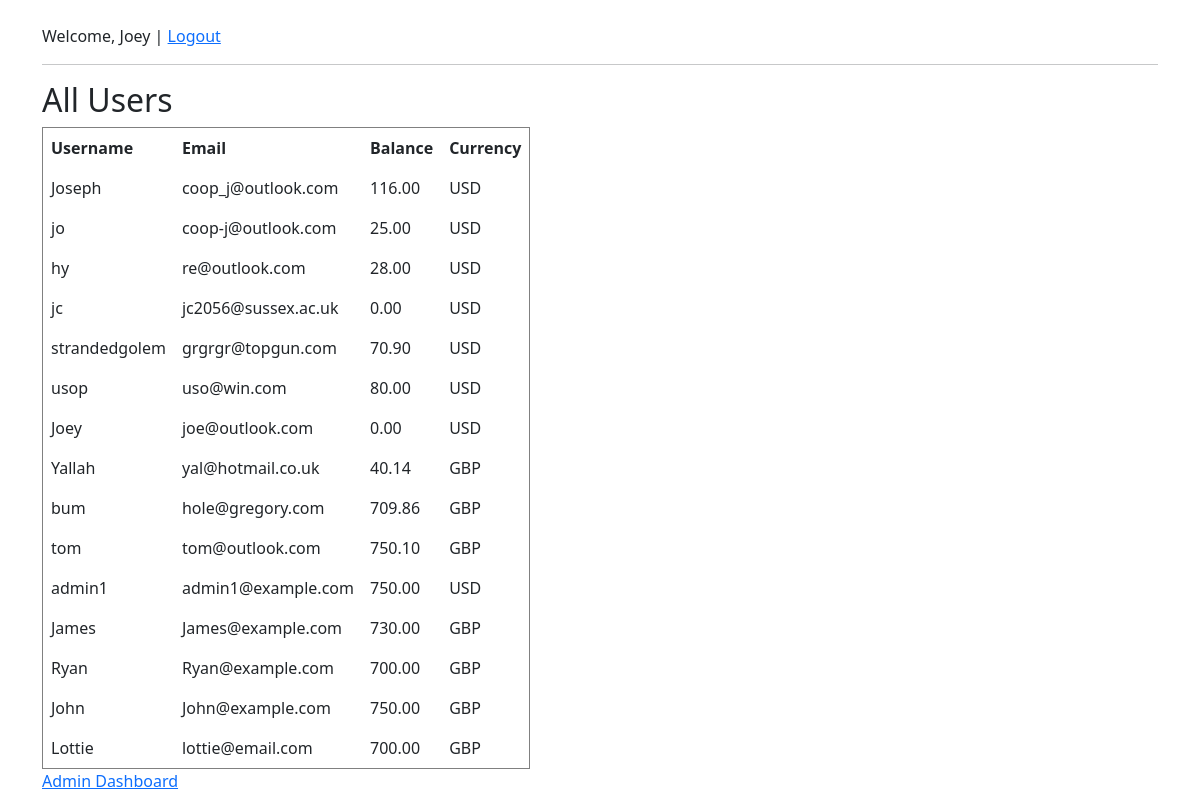
The page /payments/admin_view_users/ (signed in) on the database its author committed.
### register/models.py (models this page shows, shortened)
class CustomUser(AbstractBaseUser, PermissionsMixin):
    email = models.EmailField(unique=True)
    username = models.CharField(max_length=150, unique=True)
    first_name = models.CharField(max_length=30)
    last_name = models.CharField(max_length=30)
    date_joined = models.DateTimeField(auto_now_add=True)
    is_active = models.BooleanField(default=True)
    is_staff = models.BooleanField(default=False)
    is_superuser = models.BooleanField(default=False)
    objects = CustomUserManager()
    USERNAME_FIELD = 'email'
    REQUIRED_FIELDS = ['username', 'first_name', 'last_name']

### payapp/models.py (models this page shows, shortened)
class UserProfile(models.Model):
    CURRENCY_CHOICES = [
        ('USD', 'US Dollar'),
        ('EUR', 'Euro'),
        ('GBP', 'British Pound'),
    ]
    user = models.OneToOneField(CustomUser, on_delete=models.CASCADE, related_name='userprofile')
    balance = models.DecimalField(max_digits=10, decimal_places=2, default=750)
    currency = models.CharField(max_length=3, choices=CURRENCY_CHOICES, default='USD')

### payapp/views.py (the view)
# urls.py: path('admin_view_users/', views.admin_view_users, name = 'admin_view_users'),
@login_required
@user_passes_test(is_admin)
def admin_view_users(request):
    users = CustomUser.objects.all().select_related('userprofile')
    return render(request, 'admin_view_users.html', {'users': users})

### payapp/views.py (called while the page is built)
def is_admin(user):
    return user.is_staff

### templates/admin_view_users.html
{% extends "base.html" %}
{% block content %}
<h2>All Users</h2>
<table border="1" cellpadding="8">
  <thead>
    <tr>
      <th>Username</th>
      <th>Email</th>
      <th>Balance</th>
      <th>Currency</th>
    </tr>
  </thead>
  <tbody>
    {% for user in users %}
      <tr>
        <td>{{ user.username }}</td>
        <td>{{ user.email }}</td>
        <td>{{ user.userprofile.balance }}</td>
        <td>{{ user.userprofile.currency }}</td>
      </tr>
    {% endfor %}
  </tbody>
</table>
{% endblock %}

### templates/base.html (shortened to what this page needs)
<!DOCTYPE html>
<html lang="en">
<head>
    <link rel="stylesheet" href="https://cdn.jsdelivr.net/npm/bootstrap@5.3.0/dist/css/bootstrap.min.css">
</head>
<body>
    <div class="container mt-4">
        {% if user.is_authenticated %}
            <p>Welcome, {{ user.username }} | <a href="{% url 'logout' %}">Logout</a></p>
        {% else %}
            <p><a href="{% url 'login' %}">Login</a> | <a href="{% url 'register' %}">Register</a></p>
        {% endif %}
        <hr>
        {% block content %}
        {% endblock %}
        {% if user.is_authenticated and user.is_superuser %}
            <a href="{% url 'admin_dashboard' %}">Admin Dashboard</a>
        {% endif %}
    </div>
</body>
</html>

### rows shown on the page
CustomUser: username "Joey", email "joe@outlook.com", userprofile.balance "0.00", userprofile.currency "USD"
CustomUser: username "Joseph", email "coop_j@outlook.com", userprofile.balance "116.00", userprofile.currency "USD"
CustomUser: username "jo", email "coop-j@outlook.com", userprofile.balance "25.00", userprofile.currency "USD"
CustomUser: username "hy", email "re@outlook.com", userprofile.balance "28.00", userprofile.currency "USD"
CustomUser: username "jc", email "jc2056@sussex.ac.uk", userprofile.balance "0.00", userprofile.currency "USD"
CustomUser: username "strandedgolem", email "grgrgr@topgun.com", userprofile.balance "70.90", userprofile.currency "USD"
CustomUser: username "usop", email "uso@win.com", userprofile.balance "80.00", userprofile.currency "USD"
CustomUser: username "Yallah", email "yal@hotmail.co.uk", userprofile.balance "40.14", userprofile.currency "GBP"
CustomUser: username "bum", email "hole@gregory.com", userprofile.balance "709.86", userprofile.currency "GBP"
CustomUser: username "tom", email "tom@outlook.com", userprofile.balance "750.10", userprofile.currency "GBP"
CustomUser: username "admin1", email "admin1@example.com", userprofile.balance "750.00", userprofile.currency "USD"
CustomUser: username "James", email "James@example.com", userprofile.balance "730.00", userprofile.currency "GBP"
CustomUser: username "Ryan", email "Ryan@example.com", userprofile.balance "700.00", userprofile.currency "GBP"
CustomUser: username "John", email "John@example.com", userprofile.balance "750.00", userprofile.currency "GBP"
CustomUser: username "Lottie", email "lottie@email.com", userprofile.balance "700.00", userprofile.currency "GBP"
